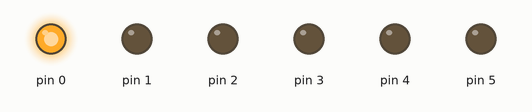
The sketch below on a simulated Arduino Uno, built with avr-gcc and run on an emulated ATmega328P. On the bench: output pins drawn as LEDs (lit = HIGH).

Above: at 0.1 s.
At 0.9 s:
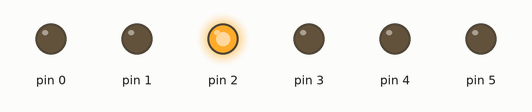
At 1.3 s:
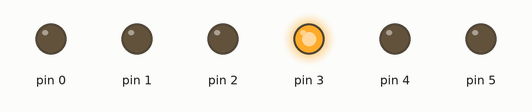
At 1.7 s:
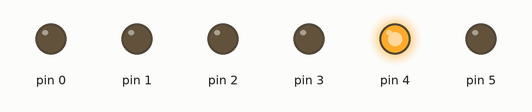
At 2.5 s:
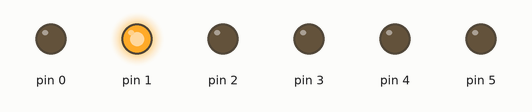
At 4.3 s:
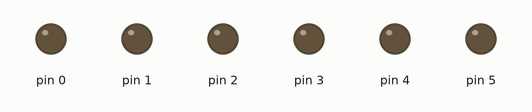
Timing chart, 0 to 4.6 s (numbered marks = the images above):
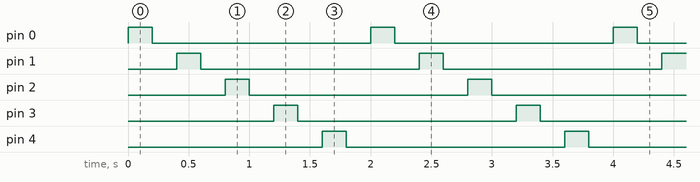

Measured:
- by itself, pin 0–4: alternates HIGH for 0.20 s and LOW for 1.8 s
- by itself, everything shown: repeats every 2.0 s, in 10 steps

The sketch:

GlueStickFiberOptics.ino
```cpp
void setup() {
  // put your setup code here, to run once:
  pinMode(0, OUTPUT);
  pinMode(1, OUTPUT);
  pinMode(2, OUTPUT);
  pinMode(3, OUTPUT);
  pinMode(4, OUTPUT);
  pinMode(5, OUTPUT);
}

void loop() {
  // put your main code here, to run repeatedly:
int del = 200;
blink(0,del);
blink(1,del);
blink(2,del);
blink(3,del);
blink(4,del);

}

void blink(int pin, int del) {
  digitalWrite(pin, HIGH);
  delay(del);
  digitalWrite(pin, LOW);
  delay(del);
}
```
